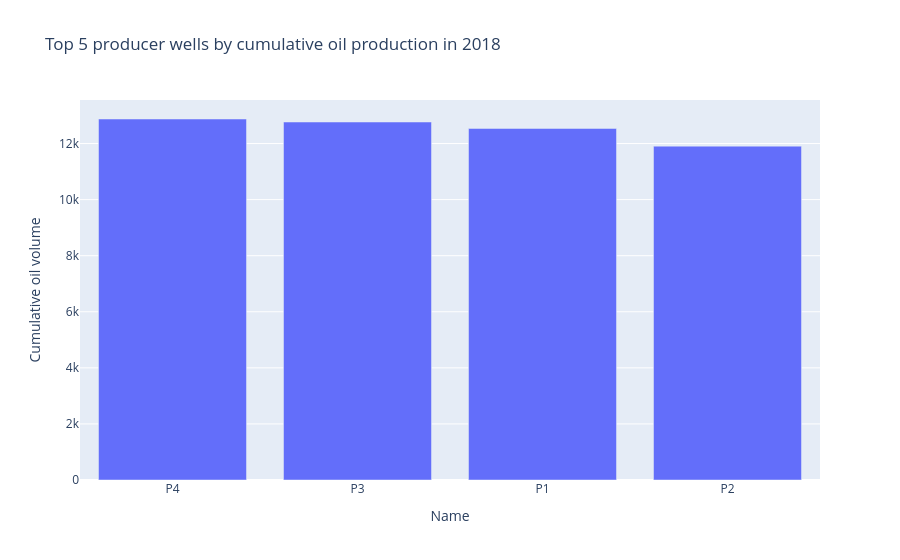
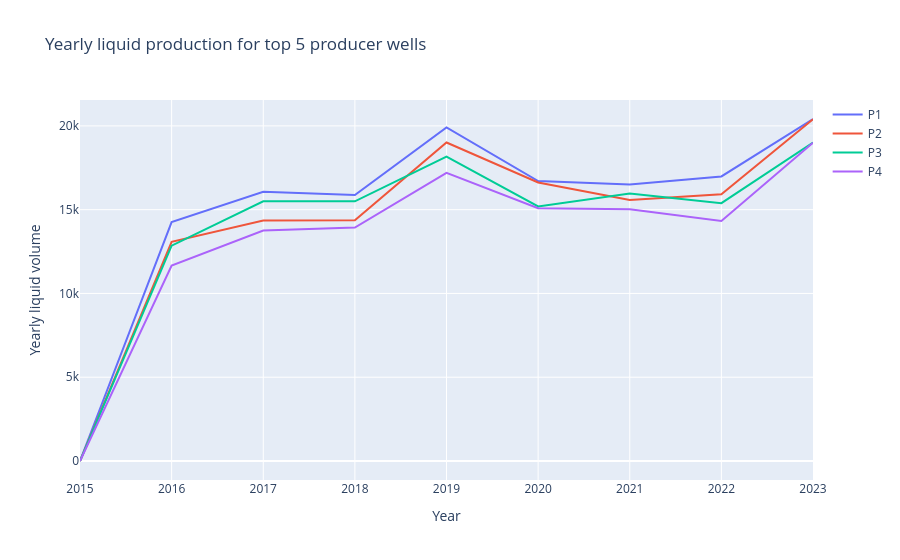

The code cell stored with these charts, in order, in its notebook:
### Code cell
for item in ui_items.items:
    if item.type == "text":
        print( item.data['text'])
    if item.type == "chart":
        item = item.data['plotly']
        pio.show(item)

### Figure 1 — Plotly figure (JSON) as saved in the notebook; plotly's stock layout.template omitted (floating-point values rounded to 4 significant figures)
{"data": [{"name": "Cumulative oil volume", "orientation": "v", "type": "bar", "x": ["P4", "P3", "P1", "P2"], "y": [12880.0, 12770.0, 12540.0, 11910.0]}], "layout": {"barmode": "group", "title": {"text": "Top 5 producer wells by cumulative oil production in 2018"}, "xaxis": {"title": {"text": "Name"}}, "yaxis": {"title": {"text": "Cumulative oil volume"}}}}

### Figure 2 — Plotly figure (JSON) as saved in the notebook; plotly's stock layout.template omitted (floating-point values rounded to 4 significant figures)
{"data": [{"mode": "lines", "name": "P1", "type": "scatter", "x": [2015, 2016, 2017, 2018, 2019, 2020, 2021, 2022, 2023], "y": [0, 14260.0, 16060.0, 15880.0, 19910.0, 16710.0, 16510.0, 16980.0, 20410.0]}, {"mode": "lines", "name": "P2", "type": "scatter", "x": [2015, 2016, 2017, 2018, 2019, 2020, 2021, 2022, 2023], "y": [0, 13080.0, 14350.0, 14370.0, 19010.0, 16630.0, 15570.0, 15930.0, 20390.0]}, {"mode": "lines", "name": "P3", "type": "scatter", "x": [2015, 2016, 2017, 2018, 2019, 2020, 2021, 2022, 2023], "y": [0, 12850.0, 15500.0, 15500.0, 18170.0, 15190.0, 15960.0, 15390.0, 19010.0]}, {"mode": "lines", "name": "P4", "type": "scatter", "x": [2015, 2016, 2017, 2018, 2019, 2020, 2021, 2022, 2023], "y": [0, 11670.0, 13750.0, 13930.0, 17200.0, 15080.0, 15030.0, 14320.0, 19000.0]}], "layout": {"title": {"text": "Yearly liquid production for top 5 producer wells"}, "xaxis": {"title": {"text": "Year"}}, "yaxis": {"title": {"text": "Yearly liquid volume"}}}}
